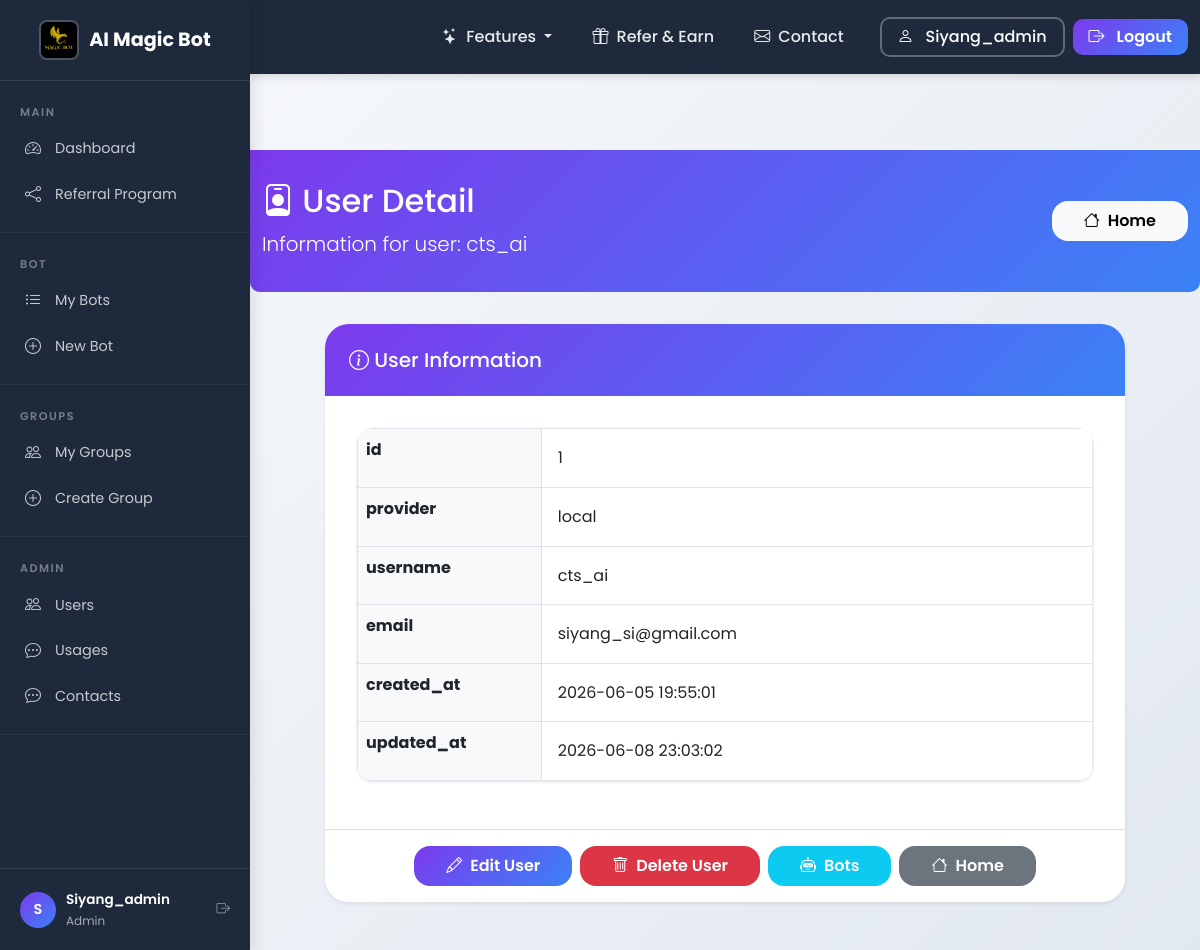
The app's page /users/1 (signed in), older data.
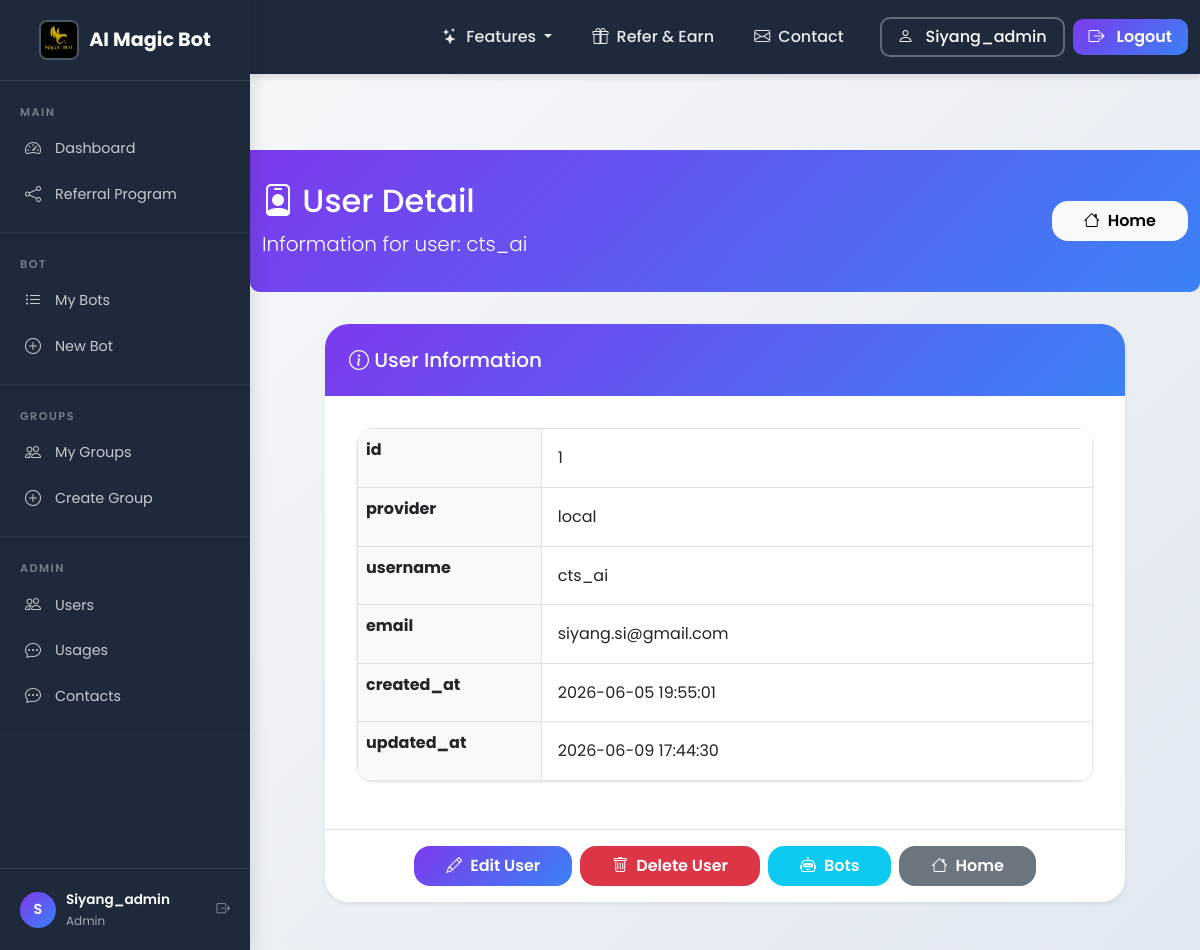
The same page, newer data.
### tables this page shows
CREATE TABLE users (
            id INTEGER PRIMARY KEY AUTOINCREMENT,
            provider TEXT NOT NULL DEFAULT 'local',
            provider_id TEXT UNIQUE,
            username TEXT NOT NULL UNIQUE,
            email TEXT,
            password_hash TEXT,
            referral_credits INTEGER DEFAULT 0,
            referral_badge TEXT DEFAULT NULL,
            created_at TIMESTAMP DEFAULT CURRENT_TIMESTAMP,
            updated_at TIMESTAMP DEFAULT CURRENT_TIMESTAMP
        , preferred_platform TEXT DEFAULT NULL, platform_user_id TEXT DEFAULT NULL);

### app_complete_with_groups.py (the view)
@app.route("/users/<int:user_id>")
@login_required
@admin_required_route
def user_detail(user_id):
    conn = get_db_connection()
    user = conn.execute("SELECT * FROM users WHERE id = ?", (user_id,)).fetchone()
    if not user:
        conn.close()
        flash("User not found", "error")
        return redirect(url_for('users_list'))
    role_row = conn.execute("SELECT r.name FROM roles r JOIN user_roles ur ON r.id = ur.role_id WHERE ur.user_id = ?", (user_id,)).fetchone()
    user_role = role_row['name'] if role_row else 'customer'
    conn.close()
    return render_template("user_detail.html", user=user, user_role=user_role, username=session.get("username"), role=session.get("role"))

### app_complete_with_groups.py (called while the page is built)
@app.context_processor
def inject_random_background():
    import random
    background_images = [
        '/static/AI_IMG1.jpeg',
        '/static/AI_IMG_2.jpeg',
        '/static/AI_IMG_3.jpeg',
        '/static/AI_IMG_4.jpeg'
    ]
    random_bg = random.choice(background_images)
    return {
        'random_background': random_bg,
        'all_backgrounds': background_images,
        'is_admin': session.get('role') == 'admin'
    }

def admin_required_route(f):
    from functools import wraps
    @wraps(f)
    def decorated_function(*args, **kwargs):
        if session.get('role', 'customer') != 'admin':
            flash("Admin privileges required to access this page.", "error")
            return redirect(url_for('index'))
        return f(*args, **kwargs)
    return decorated_function

    def __call__(self, environ, start_response):
        environ['wsgi.url_scheme'] = 'https'
        return super().__call__(environ, start_response)

### db.py (called while the page is built)
def get_conn():
    if USE_PG:
        return _pg_conn()
    return _sqlite_conn()

### templates/user_detail.html (shortened to what this page needs)
<!DOCTYPE html>
<html lang="en">
<head>
    <link href="https://cdn.jsdelivr.net/npm/bootstrap@5.1.3/dist/css/bootstrap.min.css" rel="stylesheet">
    <link rel="stylesheet" href="{{ url_for('static', filename='css/shared.css') }}">
    <link rel="stylesheet" href="https://cdn.jsdelivr.net/npm/bootstrap-icons@1.8.1/font/bootstrap-icons.css">
</head>
<body class="sidebar-layout">
    {% with active_page='users' %}
    {% include '_sidebar.html' %}
<div class="sidebar-content">
    {% endwith %}
    <div class="page-header">
        <div class="container">
            <div class="d-flex justify-content-between align-items-center">
                <div>
                    <h2><i class="bi bi-person-badge"></i> User Detail</h2>
                    <p class="lead mb-0">Information for user: {{ user.username }}</p>
                </div>
                <a href="/" class="btn btn-light"><i class="bi bi-house"></i> Home</a>
            </div>
        </div>
    </div>
    <div class="container mb-5">
        <div class="card shadow-sm max-w-lg mx-auto" style="max-width: 800px;">
            <div class="card-header bg-light">
                <h5 class="mb-0"><i class="bi bi-info-circle"></i> User Information</h5>
            </div>
            <div class="card-body">
                <table class="table table-bordered">
                    <tbody>
                        {% for key in user.keys() %}
                        <tr>
                            {% if key != 'password_hash' and user[key] %}
                                <th class="w-25 bg-light">{{ key }}</th>
                                <td>
                                    {{ user[key] or 'N/A' }}
                                </td>
                            {% endif %}
                        </tr>
                        {% endfor %}
                    </tbody>
                </table>
            </div>
            <div class="card-footer bg-white d-flex gap-2 justify-content-center py-3">
                <a href="/users/{{ user.id }}/edit" class="btn btn-primary"><i class="bi bi-pencil"></i> Edit User</a>
                <a href="/users/{{ user.id }}/delete" class="btn btn-danger" onclick="return confirm('Are you sure you want to delete this user?');"><i class="bi bi-trash"></i> Delete User</a>
                <a href="/users/{{ user.id }}/bots" class="btn btn-info text-white"><i class="bi bi-robot"></i> Bots</a>
                <a href="/" class="btn btn-secondary"><i class="bi bi-house"></i> Home</a>
            </div>
        </div>
    </div>
</div>
</body>
</html>

Row changes from the older to the newer data that the page shows:
changed users "cts_ai": email "siyang_si@gmail.com" → "siyang.si@gmail.com" (drawn); updated_at "2026-06-08 23:03:02" → "2026-06-09 17:44:30" (drawn)
Text that changed along with them:
new list line: "email"
new list line: "siyang.si@gmail.com"
new list line: "updated_at"
new list line: "2026-06-09 17:44:30"
list line gone: "email"
list line gone: "siyang_si@gmail.com"
list line gone: "updated_at"
list line gone: "2026-06-08 23:03:02"
